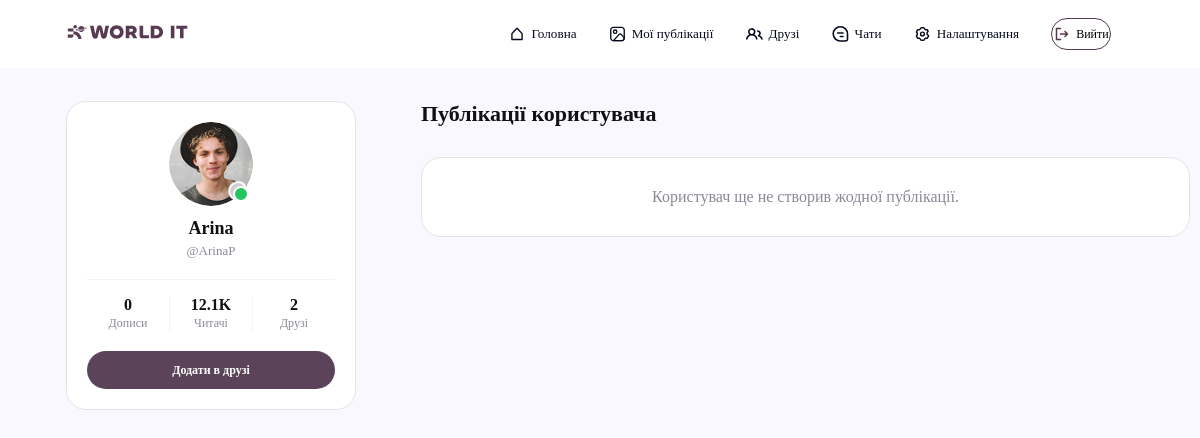
The app's page /profile/ArinaP/ (signed in), older data.
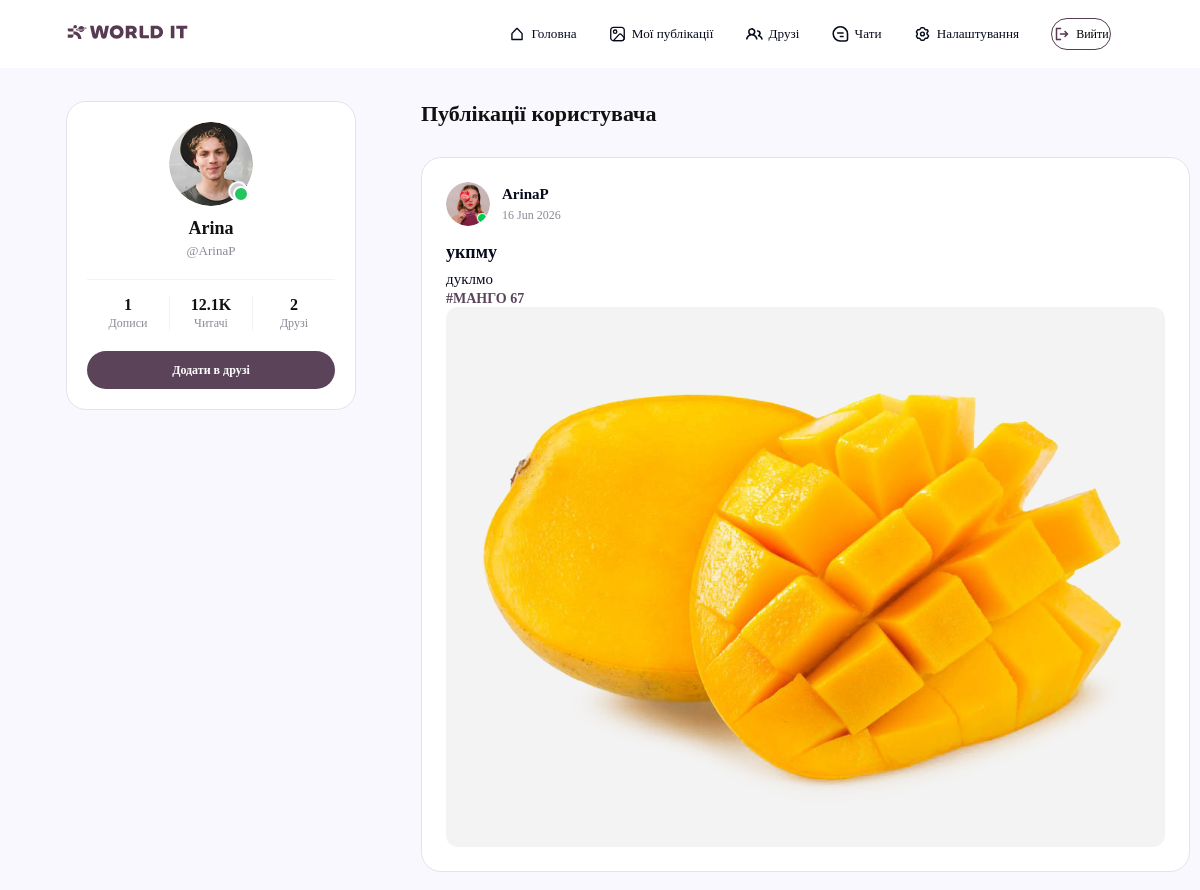
The same page, newer data.
### user_app/models.py (models this page shows)
class User(AbstractUser):
    username = models.CharField(
        max_length= 150,
        blank= True,
        null= True
    )
    email = models.EmailField(
        unique= True
    )
    USERNAME_FIELD = 'email'
    REQUIRED_FIELDS = []

### posts_app/models.py (models this page shows, shortened)
class Post(models.Model):
    title = models.CharField(max_length=250)
    topic = models.CharField(max_length=250, blank=True, null=True)
    content = models.TextField()
    created_at = models.DateField(auto_now_add=True)
    updated_at = models.DateField(auto_now=True)
    author = models.ForeignKey(
        settings.AUTH_USER_MODEL,
        on_delete=models.CASCADE,
        related_name='posts'
    )
    tags = models.ManyToManyField(to='Tag', related_name='posts')
    class Meta:
        db_table = "post_app_post"

class Tag(models.Model):
    name = models.CharField(max_length=100)
    class Meta:
        db_table = "post_app_tag"

class PostImage(models.Model):
    original_image = models.ImageField(upload_to="post_photos/original")
    compressed_image = models.ImageField(upload_to="post_photos/compressed")
    post = models.ForeignKey(
        to='Post',
        on_delete=models.CASCADE,
        related_name='images'
    )
    class Meta:
        db_table = "post_app_postimage"

### user_app/views.py (the view)
# urls.py: path('profile/<str:username>/', UserProfileView.as_view(), name='user_profile'),
class UserProfileView(LoginRequiredMixin, TemplateView):
    template_name = 'user_app/particles/friends_account.html'
    def get_context_data(self, **kwargs):
        context = super().get_context_data(**kwargs)
        username_param = self.kwargs.get('username')
        if not username_param or username_param in ['None', 'none', 'null', '']:
            raise Http404("Некоректний ідентифікатор користувача")
        profile_user = None
        try:
            profile_user = User.objects.get(username=username_param)
        except User.DoesNotExist:
            if username_param.isdigit():
                profile_user = get_object_or_404(User, id=int(username_param))
            else:
                profile_user = User.objects.filter(email=username_param).first()
        if not profile_user:
            profile_user = get_object_or_404(User, username=username_param)
        context['profile_user'] = profile_user
        current_user = self.request.user
        friendship = Friendship.objects.filter(
            (models.Q(from_user=current_user, to_user=profile_user) |
             models.Q(from_user=profile_user, to_user=current_user))
        ).first()
        if friendship:
            if friendship.status == 'accepted':
                context['friendship_status'] = 'friends'
            elif friendship.status == 'pending':
                if friendship.from_user == current_user:
                    context['friendship_status'] = 'sent'
                else:
                    context['friendship_status'] = 'received'
        else:
            context['friendship_status'] = 'none'
        try:
            user_posts = profile_user.posts.all().order_by('-created_at')
            context['posts'] = user_posts
            context['posts_count'] = user_posts.count()
        except AttributeError:
            try:
                user_posts = Post.objects.filter(author=profile_user).order_by('-created_at')
                context['posts'] = user_posts
                context['posts_count'] = user_posts.count()
            except ImportError:
                context['posts'] = []
                context['posts_count'] = 0
        try:
            context['friends_count'] = get_user_by_section(profile_user, 'friends').count()
        except Exception:
            context['friends_count'] = 222
        context['followers_count'] = "12.1K"
        return context

### user_app/utils/friend_queries.py (called while the page is built, shortened)
def get_user_by_section(user: User, section):
    if section == 'requests':
        return User.objects.filter(sent_friendships__to_user = user, sent_friendships__status = 'pending').order_by('id')
    if section == 'friends':
        sent_friend_ids = list(user.sent_friendships.filter(status= 'accepted').values_list('to_user_id', flat= True))
        received_friend_ids = list(user.received_friendships.filter(status= 'accepted').values_list('from_user_id', flat= True))
        return User.objects.filter(id__in= sent_friend_ids + received_friend_ids).order_by('id')

### user_app/templates/user_app/particles/friends_account.html (shortened to what this page needs)
{% extends 'base.html' %}
{% load static %}
{% block links %}
    <link rel="stylesheet" href="{% static 'user_app/css/sidebar.css' %}">
{% endblock links %}
{% block content %}
<div class="custom-profile-grid" style="display: flex !important; flex-direction: row !important; gap: 30px; width: 100%; max-width: 1140px; margin: 0; align-items: start; box-sizing: border-box;">
    <div class="custom-aside-column" style="width: 290px; flex-shrink: 0; display: flex; flex-direction: column; gap: 16px; box-sizing: border-box;">
        <div class="custom-card-container" style="display: flex; flex-direction: column; justify-content: center; align-items: center; width: 100%; background-color: #FFFFFF; border: 1px solid #E3E3E8; border-radius: 20px; padding: 20px; box-sizing: border-box;">
            <div class="custom-profile-head" style="display: flex; flex-direction: column; align-items: center; text-align: center; width: 100%; margin-bottom: 20px;">
                <div class="custom-avatar-wrapper" style="position: relative; width: 84px; height: 84px; margin-bottom: 12px;">
                    {% if profile_user.avatar %}
                        <img src="{{ profile_user.avatar.url }}" alt="Avatar" style="width: 100%; height: 100%; border-radius: 50%; object-fit: cover;">
                    {% else %}
                        <img src="{% static 'icons/User1.png' %}" alt="Avatar" style="width: 100%; height: 100%; border-radius: 50%; object-fit: cover;">
                    {% endif %}
                </div>
                <div class="custom-profile-name">
                    <h3 style="font-size: 18px; font-weight: 700; color: #111111; margin: 0 0 4px 0;">
                        {% if profile_user.first_name or profile_user.last_name %}
                            {{ profile_user.first_name }} {{ profile_user.last_name }}
                        {% else %}
                            Користувач #{{ profile_user.id }}
                        {% endif %}
                    </h3>
                    <p style="font-size: 13px; font-weight: 500; color: #8A8A96; margin: 0;">@{{ profile_user.username }}</p>
                </div>
            </div>
            <div class="custom-profile-info" style="display: flex; justify-content: space-between; align-items: center; width: 100%; border-top: 1px solid #F3F3F6; padding-top: 16px;">
                <div class="custom-info-item" style="display: flex; flex-direction: column; align-items: center; flex: 1;">
                    <h3 style="font-size: 16px; font-weight: 700; color: #111111; margin: 0 0 2px 0;">{{ posts_count|default:"0" }}</h3>
                    <p style="font-size: 12px; font-weight: 500; color: #8A8A96; margin: 0;">Дописи</p>
                </div>
                <div class="custom-info-item" style="display: flex; flex-direction: column; align-items: center; flex: 1; border-left: 1px solid #F3F3F6; border-right: 1px solid #F3F3F6;">
                    <h3 style="font-size: 16px; font-weight: 700; color: #111111; margin: 0 0 2px 0;">{{ followers_count|default:"12.1K" }}</h3>
                    <p style="font-size: 12px; font-weight: 500; color: #8A8A96; margin: 0;">Читачі</p>
                </div>
                <div class="custom-info-item" style="display: flex; flex-direction: column; align-items: center; flex: 1;">
                    <h3 style="font-size: 16px; font-weight: 700; color: #111111; margin: 0 0 2px 0;">{{ friends_count|default:"222" }}</h3>
                    <p style="font-size: 12px; font-weight: 500; color: #8A8A96; margin: 0;">Друзі</p>
                </div>
            </div>
            <div class="friend-actions-container" id="friend-actions-block" style="display: flex; gap: 10px; width: 100%; box-sizing: border-box;">
                {% if friendship_status != 'self' %}
                    {% if friendship_status == 'none' %}
                        <button class="btn-sidebar-action btn-friend-accept full-width-btn" data-user-id="{{ profile_user.id }}" data-action="send">
                            Додати в друзі
                        </button>
                    {% elif friendship_status == 'sent' %}
                        <button class="btn-sidebar-action btn-friend-reject full-width-btn" data-user-id="{{ profile_user.id }}" data-action="reject_or_delete">
                            Скасувати запит
                        </button>
                    {% elif friendship_status == 'friends' %}
                        <button class="btn-sidebar-action btn-friend-reject full-width-btn" data-user-id="{{ profile_user.id }}" data-action="reject_or_delete">
                            Видалити з друзів
                        </button>
                    {% endif %}
                {% endif %}
            </div>
        </div>
    </div>
    <div class="custom-posts-column" style="flex: 1; display: flex; flex-direction: column; gap: 20px; width: 100%; box-sizing: border-box;">
        <h1 class="page-title" style="font-size: 22px; font-weight: 700; color: #111111; margin: 0 0 10px 0;">Публікації користувача</h1>
        <div class="posts-list" style="display: flex; flex-direction: column; gap: 20px; width: 100%;">
            {% for post in posts %}
            <div class="post-card" style="pointer-events: none; user-select: none;">
                <div class="card-header">
                    <div class="author-block">
                        {% if profile_user.avatar %}
                            <img src="{{ profile_user.avatar.url }}" class="author-ava">
                        {% else %}
                            <img src="{% static 'icons/example-photo.png' %}" class="author-ava">
                        {% endif %}
                        <div class="author-meta">
                            <h4>{{ post.author.username }}</h4>
                            <span>{{ post.created_at|date:"d M Y" }}</span>
                        </div>
                    </div>
                </div>
                <div class="card-body">
                    <h3 class="post-title">{{ post.title }}</h3>
                    <p class="post-text">{{ post.content }}</p>
                    <div class="post-tags">
                        {% for tag in post.tags.all %}
                            <span class="tag-item">#{{ tag.name }}</span>
                        {% endfor %}
                    </div>
                    <div class="post-image-grid">
                        {% for img in post.images.all %}
                            <div class="grid-image-item">
                                <img src="{{ img.original_image.url }}" alt="post image">
                            </div>
                        {% endfor %}
                    </div>
                </div>
            </div>
            {% empty %}
                <p class="no-posts">
                    Користувач ще не створив жодної публікації.
                </p>
            {% endfor %}
        </div>
    </div>
</div>
{% endblock content %}

### templates/base.html (shortened to what this page needs)
{% load static %}
<!DOCTYPE html>
<html lang="uk">
<head>
    <link rel="stylesheet" href="{% static 'css/base.css' %}">
    {% block links %}{% endblock %}
</head>
<body>
    <header>
        <a href="/">
            <img src="{% static 'icons/logo.svg' %}" alt="World IT" class="logo">
        </a>
        {% if request.path != '/auth/' %}
            <nav>
                <div>
                    <img src="{% static 'icons/home.svg' %}" class="icons">
                    <a href="{% url 'home_app:home' %}">Головна</a>
                </div>
                <div>
                    <img src="{% static 'icons/post.svg' %}" class="icons">
                    <a href="{% url 'posts' %}">Мої публікації</a>
                </div>
                <div>
                    <img src="{% static 'icons/friend.svg' %}" class="icons">
                    <a href="{% url 'friends' %}">Друзі</a>
                </div>
                <div style="position: relative; display: flex; align-items: center;">
                    <img src="{% static 'icons/chat.svg' %}" class="icons">
                    <a href="{% url 'chat' %}">Чати</a>
                </div>
                <div>
                    <img src="{% static 'icons/user.svg' %}" class="icons" alt="Settings">
                    <a href="{% url 'user' %}">Налаштування</a>
                </div>
                <div>
                    <div class="button-div">
                        <img src="{% static 'icons/exit.svg' %}" class="icons">
                        <button type="button" id="force-logout" class="button-exit" data-url="{% url 'logout' %}">
                            Вийти
                        </button>
                    </div>
                </div>
            </nav>
        {% endif %}
    </header>
    <main>
        <div class="content-wrapper">
            {% block content %}{% endblock %}
        </div>
    </main>
</body>
</html>

### static/css/base.css (style rules this page uses)
* { padding: 0; margin: 0; box-sizing: border-box; text-decoration: none; font-family: 'GT Walsheim Pro'; }
body { background-color: #FAF8FF; font-family: 'GT Walsheim Pro'; }
header { position: fixed; top: 0; left: 0; display: flex; flex-direction: row; justify-content: space-between; align-items: center; font-family: 'GT Walsheim Pro'; width: 100vw; height: 8.5vh; padding: 2.3vh 5.6vw 2.3vh 5.6vw; background-color: #FFFFFF; }
.logo { width: 10.1vw; height: 2vh; }
nav { display: flex; flex-direction: row; justify-content: center; align-items: center; width: 53.8vw; height: 4vh; gap: 1.7vw; }
nav div { display: flex; flex-direction: row; justify-content: center; align-items: center; width: fit-content; height: 2.7vh; gap: 0.5vw; padding: 0.2vh 0.5vw 0.2vh 0.5vw; }
nav div a { font-size: 1.1vw; color: #070A1C; }
nav div .icons { width: 1.4vw; height: 2vh; }
nav div .button-div { display: flex; flex-direction: row; justify-content: center; align-items: center; width: 5vw; height: 4vh; padding: 1vh 1.1vw 1vh 1.1vw; gap: 0.5vw; color: #543C52; border-radius: 1234px; border: 0.1vw solid #543C52; }
nav div .button-div .button-exit { font-size: 1vw; line-height: 1.4vw; letter-spacing: -0.6%; background-color: transparent; border: none; }
main { display: flex; flex-direction: row; width: 100%; margin-top: 8.5vh; padding: 2.3vh 5.5vw 2.3vh 5.5vw; }
.content-wrapper { flex: 1; display: flex; }

Row changes from the older to the newer data that the page shows:
added Post: author.username "ArinaP", created_at "16 Jun 2026", title "укпму", content "дуклмо"
added Tag: name "МАНГО 67"
added PostImage: original_image (picture)
Text that changed along with them:
{{ posts_count|default:"0" }}: "0" → "1"
text no longer shown: "Користувач ще не створив жодної публікації."
